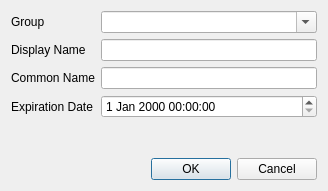
<?xml version="1.0" encoding="UTF-8"?>
<ui version="4.0">
 <class>NewIdentitiyDialog</class>
 <widget class="QDialog" name="NewIdentitiyDialog">
  <property name="geometry">
   <rect>
    <x>0</x>
    <y>0</y>
    <width>328</width>
    <height>191</height>
   </rect>
  </property>
  <property name="windowTitle">
   <string>Create new certificate</string>
  </property>
  <property name="windowIcon">
   <iconset>
    <normaloff>:/icons/certificate.svg</normaloff>:/icons/certificate.svg</iconset>
  </property>
  <layout class="QVBoxLayout" name="verticalLayout">
   <item>
    <layout class="QFormLayout" name="formLayout">
     <item row="1" column="0">
      <widget class="QLabel" name="label">
       <property name="text">
        <string>Display Name</string>
       </property>
      </widget>
     </item>
     <item row="3" column="0">
      <widget class="QLabel" name="label_2">
       <property name="text">
        <string>Expiration Date</string>
       </property>
      </widget>
     </item>
     <item row="1" column="1">
      <widget class="QLineEdit" name="display_name"/>
     </item>
     <item row="3" column="1">
      <widget class="QDateTimeEdit" name="expiration_date"/>
     </item>
     <item row="2" column="1">
      <widget class="QLineEdit" name="common_name"/>
     </item>
     <item row="2" column="0">
      <widget class="QLabel" name="label_3">
       <property name="text">
        <string>Common Name</string>
       </property>
      </widget>
     </item>
     <item row="0" column="0">
      <widget class="QLabel" name="label_4">
       <property name="text">
        <string>Group</string>
       </property>
      </widget>
     </item>
     <item row="0" column="1">
      <widget class="QComboBox" name="group">
       <property name="editable">
        <bool>true</bool>
       </property>
      </widget>
     </item>
    </layout>
   </item>
   <item>
    <widget class="QDialogButtonBox" name="buttonBox">
     <property name="orientation">
      <enum>Qt::Horizontal</enum>
     </property>
     <property name="standardButtons">
      <set>QDialogButtonBox::Cancel|QDialogButtonBox::Ok</set>
     </property>
    </widget>
   </item>
  </layout>
 </widget>
 <tabstops>
  <tabstop>group</tabstop>
  <tabstop>display_name</tabstop>
  <tabstop>common_name</tabstop>
  <tabstop>expiration_date</tabstop>
 </tabstops>
 <resources/>
 <connections>
  <connection>
   <sender>buttonBox</sender>
   <signal>accepted()</signal>
   <receiver>NewIdentitiyDialog</receiver>
   <slot>accept()</slot>
   <hints>
    <hint type="sourcelabel">
     <x>248</x>
     <y>254</y>
    </hint>
    <hint type="destinationlabel">
     <x>157</x>
     <y>274</y>
    </hint>
   </hints>
  </connection>
  <connection>
   <sender>buttonBox</sender>
   <signal>rejected()</signal>
   <receiver>NewIdentitiyDialog</receiver>
   <slot>reject()</slot>
   <hints>
    <hint type="sourcelabel">
     <x>316</x>
     <y>260</y>
    </hint>
    <hint type="destinationlabel">
     <x>286</x>
     <y>274</y>
    </hint>
   </hints>
  </connection>
 </connections>
</ui>
